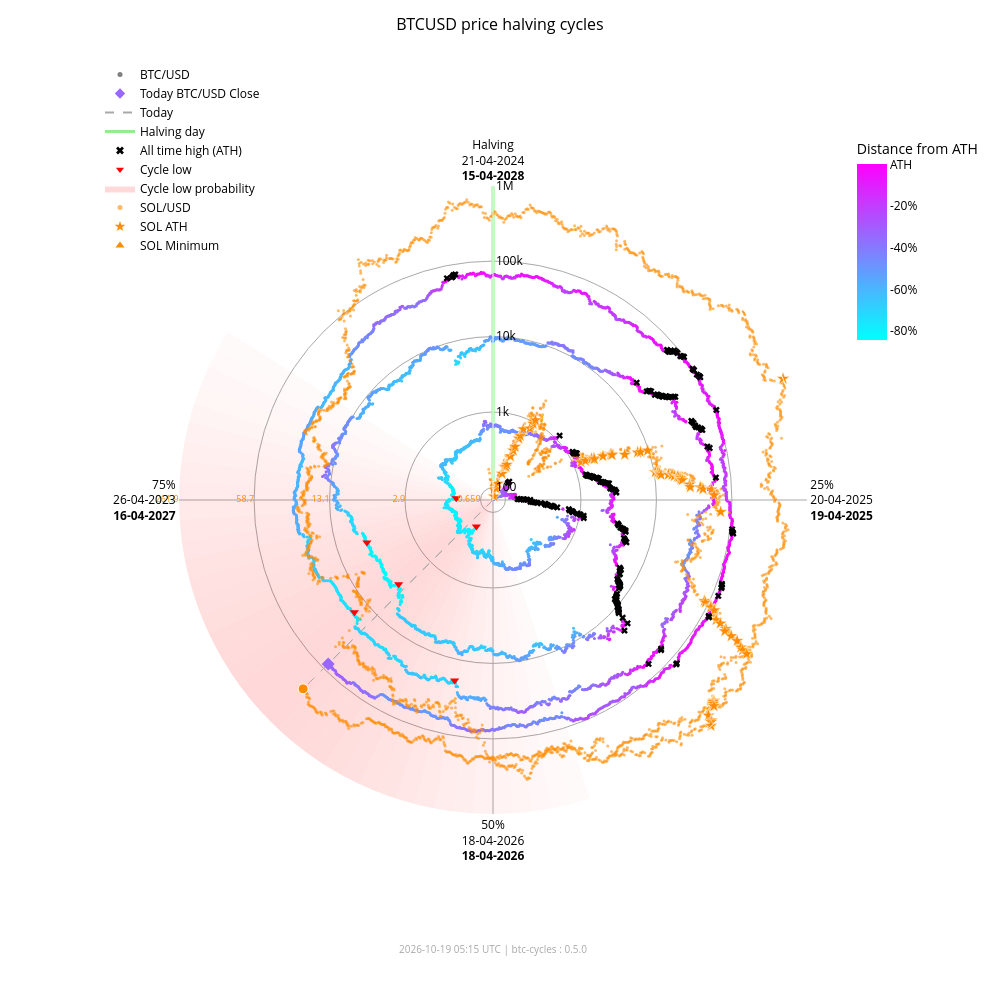

Notebook source saved alongside this figure:
### Markdown cell above
### Interactive chart with overlay

### Code cell
fig_overlay_interactive = btc.plot(
    kind="interactive",
    from_date="2012-11-28",
    overlay=sol,
)
fig_overlay_interactive.show(config={"scrollZoom": True, "displayModeBar": True})

### Figure 1 — Plotly figure (JSON) as saved in the notebook; plotly's stock layout.template omitted (floating-point values rounded to 4 significant figures; data arrays with more than 128 entries replaced by an {"elided": "..."} marker saying what was removed)
{"data": [{"fill": "toself", "fillcolor": "rgba(255,0,0,0.018306980149439524)", "hoverinfo": "skip", "line": {"width": 0}, "mode": "lines", "r": [68.43, 1000000, 1000000, 68.43, 68.43], "showlegend": false, "theta": [162.0, 162.0, 165.6, 165.6, 162.0], "type": "scatterpolar"}, {"fill": "toself", "fillcolor": "rgba(255,0,0,0.02405911634527998)", "hoverinfo": "skip", "line": {"width": 0}, "mode": "lines", "r": [68.43, 1000000, 1000000, 68.43, 68.43], "showlegend": false, "theta": [165.6, 165.6, 169.2, 169.2, 165.6], "type": "scatterpolar"}, {"fill": "toself", "fillcolor": "rgba(255,0,0,0.030803449372254352)", "hoverinfo": "skip", "line": {"width": 0}, "mode": "lines", "r": [68.43, 1000000, 1000000, 68.43, 68.43], "showlegend": false, "theta": [169.2, 169.2, 172.8, 172.8, 169.2], "type": "scatterpolar"}, {"fill": "toself", "fillcolor": "rgba(255,0,0,0.03847233586005252)", "hoverinfo": "skip", "line": {"width": 0}, "mode": "lines", "r": [68.43, 1000000, 1000000, 68.43, 68.43], "showlegend": false, "theta": [172.8, 172.8, 176.4, 176.4, 172.8], "type": "scatterpolar"}, {"fill": "toself", "fillcolor": "rgba(255,0,0,0.04694405159551339)", "hoverinfo": "skip", "line": {"width": 0}, "mode": "lines", "r": [68.43, 1000000, 1000000, 68.43, 68.43], "showlegend": false, "theta": [176.4, 176.4, 180.0, 180.0, 176.4], "type": "scatterpolar"}, {"fill": "toself", "fillcolor": "rgba(255,0,0,0.05605603979818329)", "hoverinfo": "skip", "line": {"width": 0}, "mode": "lines", "r": [68.43, 1000000, 1000000, 68.43, 68.43], "showlegend": false, "theta": [180.0, 180.0, 183.6, 183.6, 180.0], "type": "scatterpolar"}, {"fill": "toself", "fillcolor": "rgba(255,0,0,0.06562330627802694)", "hoverinfo": "skip", "line": {"width": 0}, "mode": "lines", "r": [68.43, 1000000, 1000000, 68.43, 68.43], "showlegend": false, "theta": [183.6, 183.6, 187.2, 187.2, 183.6], "type": "scatterpolar"}, {"fill": "toself", "fillcolor": "rgba(255,0,0,0.07545707932574237)", "hoverinfo": "skip", "line": {"width": 0}, "mode": "lines", "r": [68.43, 1000000, 1000000, 68.43, 68.43], "showlegend": false, "theta": [187.2, 187.2, 190.8, 190.8, 187.2], "type": "scatterpolar"}, {"fill": "toself", "fillcolor": "rgba(255,0,0,0.08537841060169407)", "hoverinfo": "skip", "line": {"width": 0}, "mode": "lines", "r": [68.43, 1000000, 1000000, 68.43, 68.43], "showlegend": false, "theta": [190.8, 190.8, 194.4, 194.4, 190.8], "type": "scatterpolar"}, {"fill": "toself", "fillcolor": "rgba(255,0,0,0.09522272137134848)", "hoverinfo": "skip", "line": {"width": 0}, "mode": "lines", "r": [68.43, 1000000, 1000000, 68.43, 68.43], "showlegend": false, "theta": [194.4, 194.4, 198.0, 198.0, 194.4], "type": "scatterpolar"}, {"fill": "toself", "fillcolor": "rgba(255,0,0,0.10483418800389058)", "hoverinfo": "skip", "line": {"width": 0}, "mode": "lines", "r": [68.43, 1000000, 1000000, 68.43, 68.43], "showlegend": false, "theta": [198.0, 198.0, 201.6, 201.6, 198.0], "type": "scatterpolar"}, {"fill": "toself", "fillcolor": "rgba(255,0,0,0.11405248627197925)", "hoverinfo": "skip", "line": {"width": 0}, "mode": "lines", "r": [68.43, 1000000, 1000000, 68.43, 68.43], "showlegend": false, "theta": [201.6, 201.6, 205.2, 205.2, 201.6], "type": "scatterpolar"}, {"fill": "toself", "fillcolor": "rgba(255,0,0,0.12269756305009562)", "hoverinfo": "skip", "line": {"width": 0}, "mode": "lines", "r": [68.43, 1000000, 1000000, 68.43, 68.43], "showlegend": false, "theta": [205.2, 205.2, 208.8, 208.8, 205.2], "type": "scatterpolar"}, {"fill": "toself", "fillcolor": "rgba(255,0,0,0.13055959037792858)", "hoverinfo": "skip", "line": {"width": 0}, "mode": "lines", "r": [68.43, 1000000, 1000000, 68.43, 68.43], "showlegend": false, "theta": [208.8, 208.8, 212.4, 212.4, 208.8], "type": "scatterpolar"}, {"fill": "toself", "fillcolor": "rgba(255,0,0,0.13740037014073872)", "hoverinfo": "skip", "line": {"width": 0}, "mode": "lines", "r": [68.43, 1000000, 1000000, 68.43, 68.43], "showlegend": false, "theta": [212.4, 212.4, 216.0, 216.0, 212.4], "type": "scatterpolar"}, {"fill": "toself", "fillcolor": "rgba(255,0,0,0.14296927208088228)", "hoverinfo": "skip", "line": {"width": 0}, "mode": "lines", "r": [68.43, 1000000, 1000000, 68.43, 68.43], "showlegend": false, "theta": [216.0, 216.0, 219.6, 219.6, 216.0], "type": "scatterpolar"}, {"fill": "toself", "fillcolor": "rgba(255,0,0,0.14703219887325494)", "hoverinfo": "skip", "line": {"width": 0}, "mode": "lines", "r": [68.43, 1000000, 1000000, 68.43, 68.43], "showlegend": false, "theta": [219.6, 219.6, 223.2, 223.2, 219.6], "type": "scatterpolar"}, {"fill": "toself", "fillcolor": "rgba(255,0,0,0.14940752827264187)", "hoverinfo": "skip", "line": {"width": 0}, "mode": "lines", "r": [68.43, 1000000, 1000000, 68.43, 68.43], "showlegend": false, "theta": [223.2, 223.2, 226.8, 226.8, 223.2], "type": "scatterpolar"}, {"fill": "toself", "fillcolor": "rgba(255,0,0,0.15)", "hoverinfo": "skip", "line": {"width": 0}, "mode": "lines", "r": [68.43, 1000000, 1000000, 68.43, 68.43], "showlegend": false, "theta": [226.8, 226.8, 230.4, 230.4, 226.8], "type": "scatterpolar"}, {"fill": "toself", "fillcolor": "rgba(255,0,0,0.14882314851976614)", "hoverinfo": "skip", "line": {"width": 0}, "mode": "lines", "r": [68.43, 1000000, 1000000, 68.43, 68.43], "showlegend": false, "theta": [230.4, 230.4, 234.0, 234.0, 230.4], "type": "scatterpolar"}, {"fill": "toself", "fillcolor": "rgba(255,0,0,0.14600334989350275)", "hoverinfo": "skip", "line": {"width": 0}, "mode": "lines", "r": [68.43, 1000000, 1000000, 68.43, 68.43], "showlegend": false, "theta": [234.0, 234.0, 237.6, 237.6, 234.0], "type": "scatterpolar"}, {"fill": "toself", "fillcolor": "rgba(255,0,0,0.14176315293000513)", "hoverinfo": "skip", "line": {"width": 0}, "mode": "lines", "r": [68.43, 1000000, 1000000, 68.43, 68.43], "showlegend": false, "theta": [237.6, 237.6, 241.2, 241.2, 237.6], "type": "scatterpolar"}, {"fill": "toself", "fillcolor": "rgba(255,0,0,0.1363869302869166)", "hoverinfo": "skip", "line": {"width": 0}, "mode": "lines", "r": [68.43, 1000000, 1000000, 68.43, 68.43], "showlegend": false, "theta": [241.2, 241.2, 244.8, 244.8, 241.2], "type": "scatterpolar"}, {"fill": "toself", "fillcolor": "rgba(255,0,0,0.13017643696734477)", "hoverinfo": "skip", "line": {"width": 0}, "mode": "lines", "r": [68.43, 1000000, 1000000, 68.43, 68.43], "showlegend": false, "theta": [244.8, 244.8, 248.4, 248.4, 244.8], "type": "scatterpolar"}, {"fill": "toself", "fillcolor": "rgba(255,0,0,0.1234063302665758)", "hoverinfo": "skip", "line": {"width": 0}, "mode": "lines", "r": [68.43, 1000000, 1000000, 68.43, 68.43], "showlegend": false, "theta": [248.4, 248.4, 252.0, 252.0, 248.4], "type": "scatterpolar"}, {"fill": "toself", "fillcolor": "rgba(255,0,0,0.11628949020714345)", "hoverinfo": "skip", "line": {"width": 0}, "mode": "lines", "r": [68.43, 1000000, 1000000, 68.43, 68.43], "showlegend": false, "theta": [252.0, 252.0, 255.6, 255.6, 252.0], "type": "scatterpolar"}, {"fill": "toself", "fillcolor": "rgba(255,0,0,0.108959277972535)", "hoverinfo": "skip", "line": {"width": 0}, "mode": "lines", "r": [68.43, 1000000, 1000000, 68.43, 68.43], "showlegend": false, "theta": [255.6, 255.6, 259.2, 259.2, 255.6], "type": "scatterpolar"}, {"fill": "toself", "fillcolor": "rgba(255,0,0,0.1014715299920515)", "hoverinfo": "skip", "line": {"width": 0}, "mode": "lines", "r": [68.43, 1000000, 1000000, 68.43, 68.43], "showlegend": false, "theta": [259.2, 259.2, 262.8, 262.8, 259.2], "type": "scatterpolar"}, {"fill": "toself", "fillcolor": "rgba(255,0,0,0.09382430417652897)", "hoverinfo": "skip", "line": {"width": 0}, "mode": "lines", "r": [68.43, 1000000, 1000000, 68.43, 68.43], "showlegend": false, "theta": [262.8, 262.8, 266.4, 266.4, 262.8], "type": "scatterpolar"}, {"fill": "toself", "fillcolor": "rgba(255,0,0,0.08598937207621672)", "hoverinfo": "skip", "line": {"width": 0}, "mode": "lines", "r": [68.43, 1000000, 1000000, 68.43, 68.43], "showlegend": false, "theta": [266.4, 266.4, 270.0, 270.0, 266.4], "type": "scatterpolar"}, {"fill": "toself", "fillcolor": "rgba(255,0,0,0.07794710108398434)", "hoverinfo": "skip", "line": {"width": 0}, "mode": "lines", "r": [68.43, 1000000, 1000000, 68.43, 68.43], "showlegend": false, "theta": [270.0, 270.0, 273.6, 273.6, 270.0], "type": "scatterpolar"}, {"fill": "toself", "fillcolor": "rgba(255,0,0,0.06971614429145927)", "hoverinfo": "skip", "line": {"width": 0}, "mode": "lines", "r": [68.43, 1000000, 1000000, 68.43, 68.43], "showlegend": false, "theta": [273.6, 273.6, 277.2, 277.2, 273.6], "type": "scatterpolar"}, {"fill": "toself", "fillcolor": "rgba(255,0,0,0.061371174705723626)", "hoverinfo": "skip", "line": {"width": 0}, "mode": "lines", "r": [68.43, 1000000, 1000000, 68.43, 68.43], "showlegend": false, "theta": [277.2, 277.2, 280.8, 280.8, 277.2], "type": "scatterpolar"}, {"fill": "toself", "fillcolor": "rgba(255,0,0,0.05304520605236535)", "hoverinfo": "skip", "line": {"width": 0}, "mode": "lines", "r": [68.43, 1000000, 1000000, 68.43, 68.43], "showlegend": false, "theta": [280.8, 280.8, 284.4, 284.4, 280.8], "type": "scatterpolar"}, {"fill": "toself", "fillcolor": "rgba(255,0,0,0.044916938988340704)", "hoverinfo": "skip", "line": {"width": 0}, "mode": "lines", "r": [68.43, 1000000, 1000000, 68.43, 68.43], "showlegend": false, "theta": [284.4, 284.4, 288.0, 288.0, 284.4], "type": "scatterpolar"}, {"fill": "toself", "fillcolor": "rgba(255,0,0,0.0371870550186571)", "hoverinfo": "skip", "line": {"width": 0}, "mode": "lines", "r": [68.43, 1000000, 1000000, 68.43, 68.43], "showlegend": false, "theta": [288.0, 288.0, 291.6, 291.6, 288.0], "type": "scatterpolar"}, {"fill": "toself", "fillcolor": "rgba(255,0,0,0.030049603184432498)", "hoverinfo": "skip", "line": {"width": 0}, "mode": "lines", "r": [68.43, 1000000, 1000000, 68.43, 68.43], "showlegend": false, "theta": [291.6, 291.6, 295.2, 295.2, 291.6], "type": "scatterpolar"}, {"fill": "toself", "fillcolor": "rgba(255,0,0,0.023665126797805223)", "hoverinfo": "skip", "line": {"width": 0}, "mode": "lines", "r": [68.43, 1000000, 1000000, 68.43, 68.43], "showlegend": false, "theta": [295.2, 295.2, 298.8, 298.8, 295.2], "type": "scatterpolar"}, {"fill": "toself", "fillcolor": "rgba(255,0,0,0.018141004067302662)", "hoverinfo": "skip", "line": {"width": 0}, "mode": "lines", "r": [68.43, 1000000, 1000000, 68.43, 68.43], "showlegend": false, "theta": [298.8, 298.8, 302.4, 302.4, 298.8], "type": "scatterpolar"}, {"hoverinfo": "skip", "line": {"color": "darkgrey", "dash": "dash", "width": 1}, "mode": "lines", "r": [68.43, 82020.0], "showlegend": false, "theta": [225.2, 225.2], "type": "scatterpolar"}, {"hoverinfo": "skip", "line": {"color": "darkgrey", "dash": "dash", "width": 1}, "mode": "lines", "r": [68.43, 241500.0], "showlegend": false, "theta": [225.2, 225.2], "type": "scatterpolar"}, {"hoverinfo": "skip", "line": {"color": "lightgreen", "width": 3}, "mode": "lines", "r": [68.43, 1000000], "showlegend": false, "theta": [0, 0], "type": "scatterpolar"}, {"hoverinfo": "text", "marker": {"color": {"elided": "4923 str values"}, "size": 3}, "mode": "markers", "r": {"elided": "4923 float values"}, "showlegend": false, "text": {"elided": "4923 str values"}, "theta": {"elided": "4923 float values"}, "type": "scatterpolar"}, {"hoverinfo": "text", "marker": {"color": "#FF8C00", "opacity": 0.6, "size": 3}, "mode": "markers", "r": {"elided": "2383 float values"}, "showlegend": false, "text": {"elided": "2383 str values"}, "theta": {"elided": "2383 float values"}, "type": "scatterpolar"}, {"hoverinfo": "text", "marker": {"color": "#9867ff", "size": 10, "symbol": "diamond"}, "mode": "markers", "r": [82020.0], "showlegend": false, "text": ["Today<br>Date: 2026-10-18<br>Price: $82,017.60"], "theta": [225.2], "type": "scatterpolar"}, {"hoverinfo": "text", "marker": {"color": "#FF8C00", "line": {"color": "white", "width": 1}, "size": 10, "symbol": "circle"}, "mode": "markers", "r": [241500.0], "showlegend": false, "text": ["Today SOL<br>Date: 2026-10-18<br>Price: $104.02"], "theta": [225.2], "type": "scatterpolar"}, {"hoverinfo": "text", "marker": {"color": "#FF8C00", "line": {"color": "white", "width": 0.5}, "size": 10, "symbol": "star"}, "mode": "markers", "r": [68.43, 76.69, 98.28, 115.1, 160.2, 199.2, 200.3, 203.8, 217.3, 287.8, 349.8, 397.3, 523.3, 573.2, 718.1, 798.5, 948.0, 1078.0, 1271.0, 1461.0, 1785.0, 1908.0, 1917.0, 2530.0, 3215.0, 3302.0, 3322.0, 4795.0, 7121.0, 7760.0, 9679.0, 10370.0, 11210.0, 11600.0, 11830.0, 12190.0, 15220.0, 16990.0, 18090.0, 20010.0, 20730.0, 21720.0, 21920.0, 22700.0, 28100.0, 28410.0, 38550.0, 41750.0, 54000.0, 58230.0, 71670.0, 86520.0, 90770.0, 111800.0, 112400.0, 128500.0, 155700.0, 182600.0, 229400.0, 231200.0, 295100.0, 371400.0, 451600.0, 493500.0, 583700.0, 612100.0, 618900.0, 644000.0, 686600.0, 744100.0, 879500.0, 907500.0, 980900.0, 1000000.0], "showlegend": false, "text": ["SOL ATH<br>Date: 2020-04-10<br>Price: $0.95", "SOL ATH<br>Date: 2020-07-12<br>Price: $1.02", "SOL ATH<br>Date: 2020-07-13<br>Price: $1.18", "SOL ATH<br>Date: 2020-07-15<br>Price: $1.29", "SOL ATH<br>Date: 2020-07-26<br>Price: $1.57", "SOL ATH<br>Date: 2020-07-27<br>Price: $1.78", "SOL ATH<br>Date: 2020-07-28<br>Price: $1.78", "SOL ATH<br>Date: 2020-08-03<br>Price: $1.80", "SOL ATH<br>Date: 2020-08-04<br>Price: $1.87", "SOL ATH<br>Date: 2020-08-06<br>Price: $2.21", "SOL ATH<br>Date: 2020-08-08<br>Price: $2.47", "SOL ATH<br>Date: 2020-08-09<br>Price: $2.67", "SOL ATH<br>Date: 2020-08-10<br>Price: $3.13", "SOL ATH<br>Date: 2020-08-11<br>Price: $3.30", "SOL ATH<br>Date: 2020-08-12<br>Price: $3.77", "SOL ATH<br>Date: 2020-08-28<br>Price: $4.01", "SOL ATH<br>Date: 2020-08-30<br>Price: $4.44", "SOL ATH<br>Date: 2020-08-31<br>Price: $4.78", "SOL ATH<br>Date: 2021-02-02<br>Price: $5.27", "SOL ATH<br>Date: 2021-02-03<br>Price: $5.72", "SOL ATH<br>Date: 2021-02-04<br>Price: $6.43", "SOL ATH<br>Date: 2021-02-05<br>Price: $6.68", "SOL ATH<br>Date: 2021-02-07<br>Price: $6.70", "SOL ATH<br>Date: 2021-02-08<br>Price: $7.88", "SOL ATH<br>Date: 2021-02-10<br>Price: $9.07", "SOL ATH<br>Date: 2021-02-11<br>Price: $9.22", "SOL ATH<br>Date: 2021-02-12<br>Price: $9.25", "SOL ATH<br>Date: 2021-02-19<br>Price: $11.47", "SOL ATH<br>Date: 2021-02-22<br>Price: $14.45", "SOL ATH<br>Date: 2021-02-23<br>Price: $15.20", "SOL ATH<br>Date: 2021-02-24<br>Price: $17.30", "SOL ATH<br>Date: 2021-03-28<br>Price: $18.02", "SOL ATH<br>Date: 2021-03-29<br>Price: $18.85", "SOL ATH<br>Date: 2021-03-30<br>Price: $19.23", "SOL ATH<br>Date: 2021-03-31<br>Price: $19.47", "SOL ATH<br>Date: 2021-04-02<br>Price: $19.81", "SOL ATH<br>Date: 2021-04-03<br>Price: $22.55", "SOL ATH<br>Date: 2021-04-04<br>Price: $24.06", "SOL ATH<br>Date: 2021-04-06<br>Price: $24.96", "SOL ATH<br>Date: 2021-04-07<br>Price: $26.48", "SOL ATH<br>Date: 2021-04-08<br>Price: $27.03", "SOL ATH<br>Date: 2021-04-09<br>Price: $27.78", "SOL ATH<br>Date: 2021-04-11<br>Price: $27.93", "SOL ATH<br>Date: 2021-04-12<br>Price: $28.51", "SOL ATH<br>Date: 2021-04-18<br>Price: $32.30", "SOL ATH<br>Date: 2021-04-21<br>Price: $32.51", "SOL ATH<br>Date: 2021-04-22<br>Price: $38.88", "SOL ATH<br>Date: 2021-04-24<br>Price: $40.74", "SOL ATH<br>Date: 2021-04-25<br>Price: $47.37", "SOL ATH<br>Date: 2021-05-01<br>Price: $49.51", "SOL ATH<br>Date: 2021-05-18<br>Price: $55.91", "SOL ATH<br>Date: 2021-08-16<br>Price: $62.43", "SOL ATH<br>Date: 2021-08-17<br>Price: $64.21", "SOL ATH<br>Date: 2021-08-18<br>Price: $72.54", "SOL ATH<br>Date: 2021-08-19<br>Price: $72.76", "SOL ATH<br>Date: 2021-08-20<br>Price: $78.72", "SOL ATH<br>Date: 2021-08-27<br>Price: $88.09", "SOL ATH<br>Date: 2021-08-28<br>Price: $96.70", "SOL ATH<br>Date: 2021-08-30<br>Price: $110.54", "SOL ATH<br>Date: 2021-09-01<br>Price: $111.03", "SOL ATH<br>Date: 2021-09-02<br>Price: $128.10", "SOL ATH<br>Date: 2021-09-03<br>Price: $146.58", "SOL ATH<br>Date: 2021-09-06<br>Price: $164.38", "SOL ATH<br>Date: 2021-09-07<br>Price: $173.15", "SOL ATH<br>Date: 2021-09-08<br>Price: $191.04", "SOL ATH<br>Date: 2021-10-22<br>Price: $196.43", "SOL ATH<br>Date: 2021-10-23<br>Price: $197.70", "SOL ATH<br>Date: 2021-10-24<br>Price: $202.36", "SOL ATH<br>Date: 2021-10-25<br>Price: $210.10", "SOL ATH<br>Date: 2021-11-02<br>Price: $220.24", "SOL ATH<br>Date: 2021-11-03<br>Price: $242.90", "SOL ATH<br>Date: 2021-11-04<br>Price: $247.39", "SOL ATH<br>Date: 2021-11-06<br>Price: $258.93", "SOL ATH<br>Date: 2025-01-18<br>Price: $261.87"], "theta": [352.0, 15.5, 15.75, 16.25, 19.0, 19.25, 19.5, 21.0, 21.25, 21.75, 22.25, 22.5, 22.75, 23.0, 23.25, 27.25, 27.75, 28.0, 66.75, 67.0, 67.25, 67.5, 68.0, 68.25, 68.75, 69.0, 69.25, 71.0, 71.75, 72.0, 72.25, 80.25, 80.5, 80.75, 81.0, 81.5, 81.75, 82.0, 82.5, 82.75, 83.0, 83.25, 83.75, 84.0, 85.5, 86.25, 86.5, 87.0, 87.25, 88.75, 93.0, 115.5, 115.8, 116.0, 116.2, 116.5, 118.2, 118.5, 119.0, 119.5, 119.8, 120.0, 120.7, 121.0, 121.3, 132.2, 132.5, 132.8, 133.0, 135.0, 135.2, 135.5, 136.0, 67.3], "type": "scatterpolar"}, {"hoverinfo": "text", "marker": {"color": "#FF8C00", "line": {"color": "white", "width": 0.5}, "size": 10, "symbol": "triangle-up"}, "mode": "markers", "r": [68.43], "showlegend": false, "text": ["SOL Minimum<br>Date: 2020-05-11<br>Price: $0.52"], "theta": [0.0], "type": "scatterpolar"}, {"hoverinfo": "text", "marker": {"color": "black", "size": 6, "symbol": "x"}, "mode": "markers", "r": {"elided": "182 float values"}, "showlegend": false, "text": {"elided": "182 str values"}, "theta": {"elided": "182 float values"}, "type": "scatterpolar"}, {"hoverinfo": "text", "marker": {"color": "red", "size": 8, "symbol": "triangle-down"}, "mode": "markers", "r": [178.1, 210.5, 3237.0, 3961.0, 19020.0, 15790.0], "showlegend": false, "text": ["Cycle Low<br>Date: 2015-01-14<br>Price: $178.10<br>ATH distance: -84.5%", "Cycle Low<br>Date: 2015-08-24<br>Price: $210.49<br>ATH distance: -81.7%", "Cycle Low<br>Date: 2018-12-15<br>Price: $3,236.76<br>ATH distance: -83.4%", "Cycle Low<br>Date: 2019-03-15<br>Price: $3,960.91<br>ATH distance: -79.7%", "Cycle Low<br>Date: 2022-06-18<br>Price: $19,017.64<br>ATH distance: -71.9%", "Cycle Low<br>Date: 2022-11-21<br>Price: $15,787.28<br>ATH distance: -76.6%"], "theta": [212.1, 272.7, 228.3, 251.4, 192.0, 231.0], "type": "scatterpolar"}, {"marker": {"color": "grey", "size": 5}, "mode": "markers", "name": "BTC/USD", "r": [null], "theta": [null], "type": "scatterpolar"}, {"marker": {"color": "#9867ff", "size": 8, "symbol": "diamond"}, "mode": "markers", "name": "Today BTC/USD Close", "r": [null], "theta": [null], "type": "scatterpolar"}, {"line": {"color": "darkgrey", "dash": "dash"}, "mode": "lines", "name": "Today", "r": [null], "theta": [null], "type": "scatterpolar"}, {"line": {"color": "lightgreen", "width": 3}, "mode": "lines", "name": "Halving day", "r": [null], "theta": [null], "type": "scatterpolar"}, {"marker": {"color": "black", "size": 7, "symbol": "x"}, "mode": "markers", "name": "All time high (ATH)", "r": [null], "theta": [null], "type": "scatterpolar"}, {"marker": {"color": "red", "size": 7, "symbol": "triangle-down"}, "mode": "markers", "name": "Cycle low", "r": [null], "theta": [null], "type": "scatterpolar"}, {"fill": "toself", "fillcolor": "rgba(255,0,0,0.15)", "line": {"width": 0}, "mode": "lines", "name": "Cycle low probability", "r": [null], "theta": [null], "type": "scatterpolar"}, {"marker": {"color": "#FF8C00", "opacity": 0.6, "size": 5}, "mode": "markers", "name": "SOL/USD", "r": [null], "theta": [null], "type": "scatterpolar"}, {"marker": {"color": "#FF8C00", "size": 8, "symbol": "star"}, "mode": "markers", "name": "SOL ATH", "r": [null], "theta": [null], "type": "scatterpolar"}, {"marker": {"color": "#FF8C00", "size": 8, "symbol": "triangle-up"}, "mode": "markers", "name": "SOL Minimum", "r": [null], "theta": [null], "type": "scatterpolar"}, {"hoverinfo": "skip", "marker": {"cmax": 0, "cmin": -0.8453, "color": [0], "colorbar": {"len": 0.25, "ticktext": ["ATH", "-20%", "-40%", "-60%", "-80%", "-100%"], "tickvals": [0, -0.2, -0.4, -0.6, -0.8, -1.0], "title": {"text": "Distance from ATH"}, "x": 0.95, "y": 0.92, "yanchor": "top"}, "colorscale": {"elided": "256x2 mixed values"}, "showscale": true, "size": 0}, "mode": "markers", "r": [null], "showlegend": false, "theta": [null], "type": "scatterpolar"}, {"hoverinfo": "skip", "mode": "text", "r": [100, 1000, 10000, 100000, 1000000], "showlegend": false, "text": ["0.659", "2.9", "13.1", "58.7", "261.9"], "textfont": {"color": "#FF8C00", "size": 9}, "textposition": "middle left", "theta": [270, 270, 270, 270, 270], "type": "scatterpolar"}], "layout": {"annotations": [{"font": {"color": "darkgrey", "size": 10}, "showarrow": false, "text": "2026-10-19 05:15 UTC | btc-cycles : 0.5.0", "x": 0.5, "xref": "paper", "y": -0.02, "yref": "paper"}], "font": {"color": "black"}, "height": 1000, "legend": {"bgcolor": "rgba(0,0,0,0)", "font": {"color": "black"}, "x": 0.0, "y": 1.0}, "margin": {"b": 60, "l": 100, "r": 80, "t": 60}, "paper_bgcolor": "white", "plot_bgcolor": "white", "polar": {"angularaxis": {"color": "black", "direction": "clockwise", "gridcolor": "darkgrey", "rotation": 90, "ticktext": ["Halving<br>21-04-2024<br><b>15-04-2028</b>", "25%<br>20-04-2025<br><b>19-04-2025</b>", "50%<br>18-04-2026<br><b>18-04-2026</b>", "75%<br>26-04-2023<br><b>16-04-2027</b>"], "tickvals": [0, 90, 180, 270]}, "bgcolor": "white", "domain": {"x": [0.1, 0.9], "y": [0.05, 0.95]}, "radialaxis": {"angle": 90, "color": "black", "gridcolor": "darkgrey", "range": [1.835, 6.0], "tickangle": 90, "ticktext": ["100", "1k", "10k", "100k", "1M"], "tickvals": [100, 1000, 10000, 100000, 1000000], "type": "log"}}, "title": {"font": {"color": "black", "size": 16}, "text": "BTCUSD price halving cycles", "x": 0.5}, "width": 1000}}
